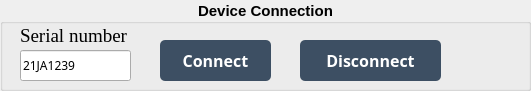
   <widget class="QGroupBox" name="groupBox_connection">
    <property name="geometry">
     <rect>
      <x>40</x>
      <y>184</y>
      <width>531</width>
      <height>91</height>
     </rect>
    </property>
    <property name="font">
     <font>
      <pointsize>11</pointsize>
      <weight>75</weight>
      <bold>true</bold>
     </font>
    </property>
    <property name="autoFillBackground">
     <bool>true</bool>
    </property>
    <property name="title">
     <string>Device Connection</string>
    </property>
    <property name="alignment">
     <set>Qt::AlignCenter</set>
    </property>
    <property name="flat">
     <bool>false</bool>
    </property>
    <widget class="QPushButton" name="btn_connect">
     <property name="geometry">
      <rect>
       <x>160</x>
       <y>40</y>
       <width>111</width>
       <height>41</height>
      </rect>
     </property>
     <property name="font">
      <font>
       <family>微軟正黑體</family>
       <pointsize>12</pointsize>
       <weight>75</weight>
       <bold>true</bold>
      </font>
     </property>
     <property name="styleSheet">
      <string notr="true">QPushButton {
    background-color: rgb(61, 79, 99);
    border-radius : 5px;
    color:  rgb(255, 255, 255);
}


QPushButton:pressed{
	background-color: rgb(52, 137, 235);
}</string>
     </property>
     <property name="text">
      <string>Connect</string>
     </property>
    </widget>
    <widget class="QPushButton" name="btn_disconnect">
     <property name="geometry">
      <rect>
       <x>300</x>
       <y>40</y>
       <width>141</width>
       <height>41</height>
      </rect>
     </property>
     <property name="font">
      <font>
       <family>微軟正黑體</family>
       <pointsize>12</pointsize>
       <weight>75</weight>
       <bold>true</bold>
      </font>
     </property>
     <property name="styleSheet">
      <string notr="true">QPushButton {
    background-color: rgb(61, 79, 99);
    border-radius : 5px;
    color:  rgb(255, 255, 255);
}


QPushButton:pressed{
	background-color: rgb(52, 137, 235);
}</string>
     </property>
     <property name="text">
      <string>Disconnect</string>
     </property>
    </widget>
    <widget class="QLabel" name="lb_led">
     <property name="geometry">
      <rect>
       <x>460</x>
       <y>30</y>
       <width>51</width>
       <height>51</height>
      </rect>
     </property>
     <property name="text">
      <string/>
     </property>
     <property name="pixmap">
      <pixmap>C:/Material/WPC_Led_green.png</pixmap>
     </property>
     <property name="scaledContents">
      <bool>true</bool>
     </property>
     <property name="wordWrap">
      <bool>false</bool>
     </property>
    </widget>
    <widget class="QLabel" name="lb_serialnum">
     <property name="geometry">
      <rect>
       <x>20</x>
       <y>20</y>
       <width>131</width>
       <height>31</height>
      </rect>
     </property>
     <property name="font">
      <font>
       <family>Times New Roman</family>
       <pointsize>14</pointsize>
       <weight>50</weight>
       <bold>false</bold>
      </font>
     </property>
     <property name="text">
      <string>Serial number</string>
     </property>
    </widget>
    <widget class="QLineEdit" name="lineEdit_IP">
     <property name="geometry">
      <rect>
       <x>20</x>
       <y>50</y>
       <width>111</width>
       <height>31</height>
      </rect>
     </property>
     <property name="font">
      <font>
       <family>微軟正黑體</family>
       <pointsize>9</pointsize>
       <weight>50</weight>
       <bold>false</bold>
      </font>
     </property>
     <property name="text">
      <string>21JA1239</string>
     </property>
    </widget>
   </widget>
